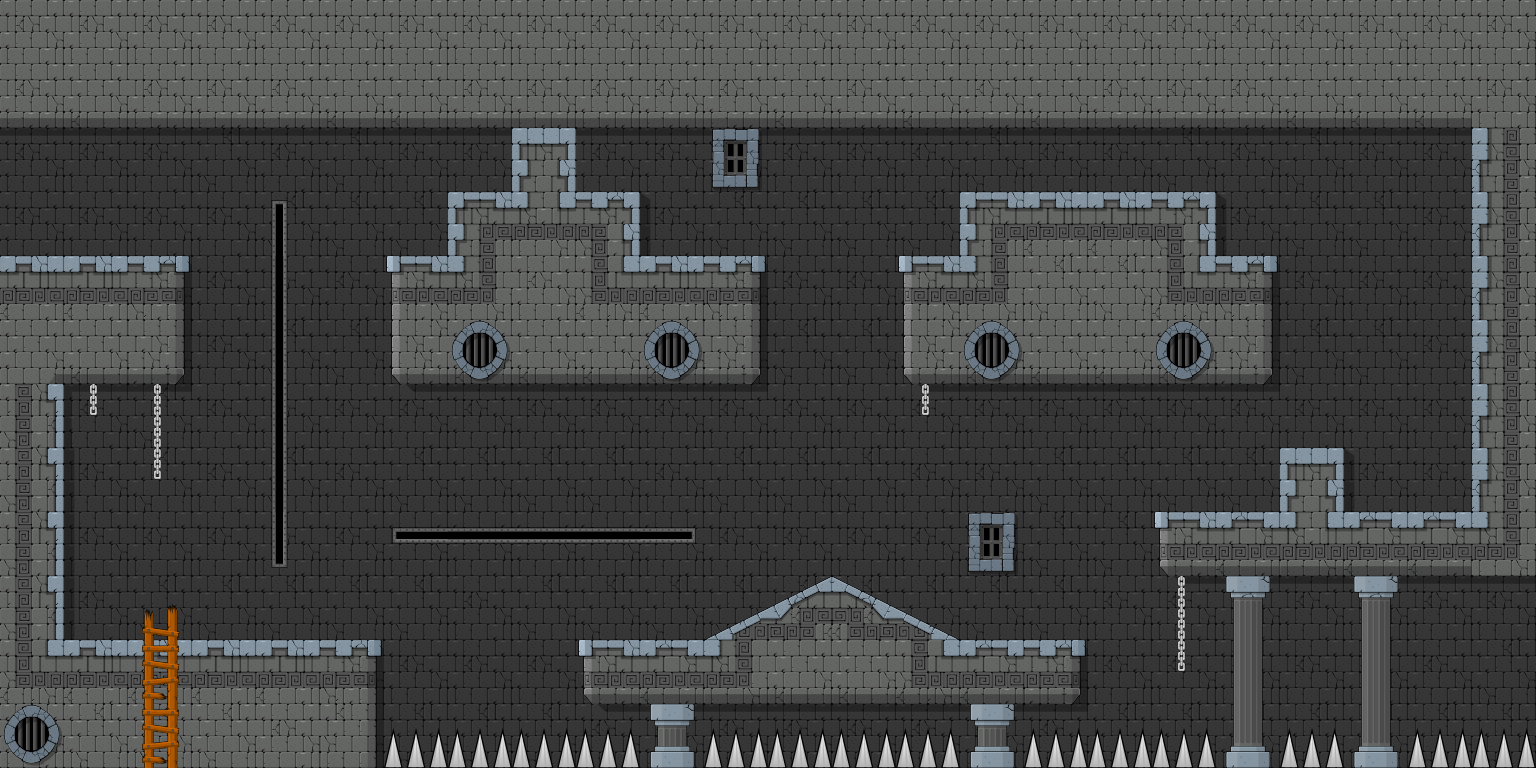

Rendered tile map (Tiled .tmx) drawn with the repository's tilesets; below, a short description and the map source with its tile grids summarised:
An orthogonal 24x12 tile map with 64x64 px tiles, 4 tile layers (background, foreground, objects, mainlayer) and 31 objects (6x Briefcase, 2x Platform, Player, Text, path1, ...).

<map version="1.0" orientation="orthogonal" width="24" height="12" tilewidth="64" tileheight="64">
 <properties>
  <property name="physicsGravityY" value="-9.81" />
  <property name="physicsSimulationSpeed" value="1.0" />
  <property name="restrictScrollingToMapBoundary" value="YES" />
 </properties>
 <tileset firstgid="1" name="Tileset_Geometry_16x16_256" tilewidth="64" tileheight="64">
  <image source="Tileset_64x64.png" width="512" height="576" />
 </tileset>
 <layer name="background" width="24" height="12">
  <data>[288 cells, 224 non-empty, 10 distinct tile ids]</data>
 </layer>
 <layer name="foreground" width="24" height="12">
  <data>[288 cells, 149 non-empty, 34 distinct tile ids]</data>
 </layer>
 <layer name="objects" width="24" height="12">
  <data>[288 cells, 27 non-empty, 12 distinct tile ids]</data>
 </layer>
 <layer name="mainlayer" width="24" height="12">
  <data>[288 cells, 0 non-empty, 0 distinct tile ids]</data>
 </layer>
 <objectgroup color="#5858a4" draworder="topdown" name="collisions" width="24" height="12">
  <object x="64" y="640" width="320" height="128" />
  <object x="0" y="384" width="64" height="384" />
  <object x="0" y="256" width="192" height="128" />
  <object x="384" y="256" width="384" height="128" />
  <object x="448" y="192" width="192" height="64" />
  <object x="512" y="64" width="64" height="128" />
  <object x="0" y="0" width="1472" height="64" />
  <object x="1472" y="0" width="64" height="512" />
  <object x="1152" y="512" width="384" height="64" />
  <object x="1280" y="448" width="64" height="64" />
  <object x="960" y="192" width="256" height="64" />
  <object x="896" y="256" width="384" height="128" />
  <object x="640" y="704" width="64" height="64" />
  <object x="960" y="704" width="64" height="64" />
  <object x="1216" y="576" width="64" height="192" />
  <object x="1344" y="576" width="64" height="192" />
  <object x="384" y="768" width="1088" height="64" />
  <object x="576" y="640" width="512" height="64" />
  <object x="704" y="640">
   <polyline points="0,0 128,-64 256,0 0,0" />
  </object>
 </objectgroup>
 <objectgroup draworder="topdown" name="game objects" width="24" height="12">
  <object name="player" type="Player" x="192" y="576" width="32" height="45" />
  <object name="Text" type="Text" x="640" y="576">
   <properties>
    <property name="text" value="Haha!!!!!!!" />
   </properties>
  </object>
  <object name="Briefcase" type="Briefcase" x="321" y="616" width="21" height="20" />
  <object name="path1" x="384" y="535">
   <polyline points="0,0 320,0" />
  </object>
  <object name="Platform2" type="Platform" x="231" y="517" width="94" height="28">
   <properties>
    <property name="FollowPath" value="true" />
    <property name="FollowPath.moveSpeed" value="50" />
    <property name="FollowPath.pathName" value="path2" />
   </properties>
  </object>
  <object name="path2" x="280" y="221">
   <polyline points="0,0 0,320" />
  </object>
  <object name="Briefcase" type="Briefcase" x="601" y="618" width="21" height="20" />
  <object name="Briefcase" type="Briefcase" x="822" y="553" width="21" height="20" />
  <object name="Briefcase" type="Briefcase" x="995" y="617" width="21" height="20" />
  <object name="Briefcase" type="Briefcase" x="715" y="231" width="21" height="20" />
  <object name="Briefcase" type="Briefcase" x="913" y="230" width="21" height="20" />
  <object name="Platform1" type="Platform" x="347" y="522" width="94" height="28">
   <properties>
    <property name="FollowPath" value="true" />
    <property name="FollowPath.moveSpeed" value="50" />
    <property name="FollowPath.pathName" value="path1" />
   </properties>
  </object>
 </objectgroup>
</map>
